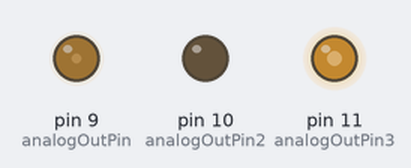
Recording of a sketch running on a simulated Arduino Uno, built with avr-gcc and run on an emulated ATmega328P. Parts: output pins drawn as LEDs (lit = HIGH).

Above: at 0.3 s.
Timing chart, 0 to 13.1 s (numbered marks = the images above):
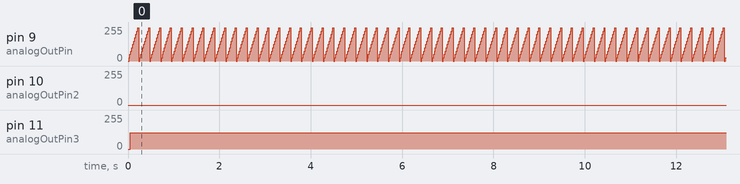

Measured:
- by itself, pin 11 (analogOutPin3): 0/255 → 122/255 at 0.04 s
- by itself, pin 9 (analogOutPin): repeats every 0.24 s: 49/255 0.02 s, 74/255 0.02 s, 99/255 0.02 s, 124/255 0.02 s, 149/255 0.02 s, 174/255 0.02 s, 199/255 0.02 s, 224/255 0.02 s, 249/255 0.02 s, 0/255 0.02 s, 24/255 0.02 s

The sketch:

RGB.ino
```cpp
const int analogInPin = A0;  // Analog input pin that the potentiometer is attached to
const int analogOutPin = 9; // Analog output pin that the LED is attached to
const int analogOutPin2 = 10;
const int analogOutPin3 = 11;
int sensorValue = 0;        // value read from the pot
int sensorValue2 = 0;
int sensorValue3 = 0;
int outputValue = 0;        // value output to the PWM (analog out)


void setup() {
  // put your setup code here, to run once:
 Serial.begin(9600);
}

void loop() {
  // put your main code here, to run repeatedly:
   for (int i=0; i <=1023; i=i+100){
     for (int i2=0; i2 <=1023; i2=i2+100){
       for (int i3=0; i3 <=1023; i3=i3+100){

        // sensorValue = 1000;
        // sensorValue2 = 1023-i;

         outputValue = map(i, 0, 1023, 0, 255);
         analogWrite(analogOutPin, outputValue);
         outputValue = map(i2, 0, 1023, 0, 255);
         analogWrite(analogOutPin2, outputValue);
          outputValue = map(i3, 0, 1023, 0, 255);
         analogWrite(analogOutPin3, outputValue);
       //  delay(10);
       }
     }
   }

}
```
